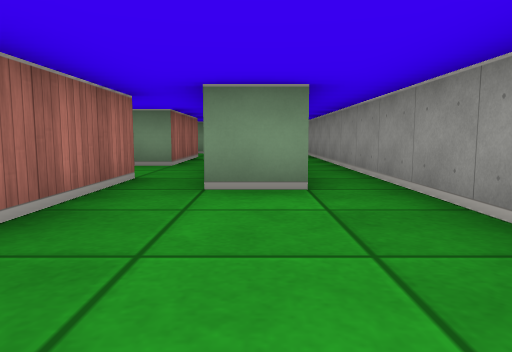
view 1 (above)

14 first-person views from a walk through a cub3D maze. The camera is about half as high as the walls, tilts 6° down and sees 70° across. The floor is counted in squares. Each view is taken from the middle of a square. On the plan, view 1 faces up. The plan holds only what a view shows up to about 9 squares ahead; the rest is blank.

view 2
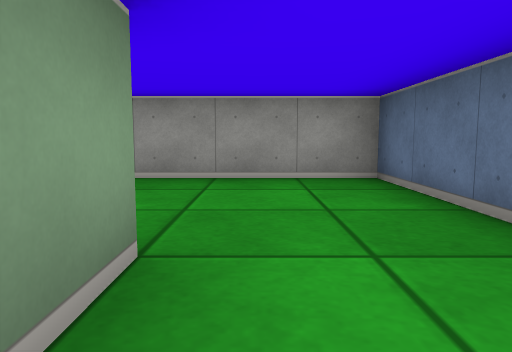

view 3
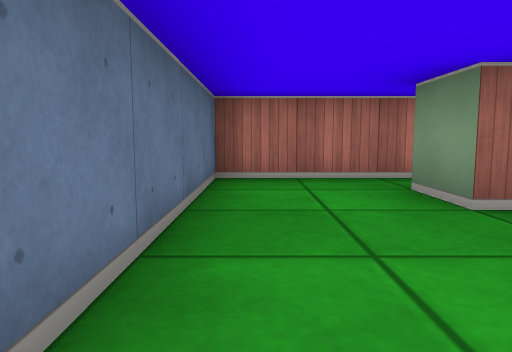

view 4
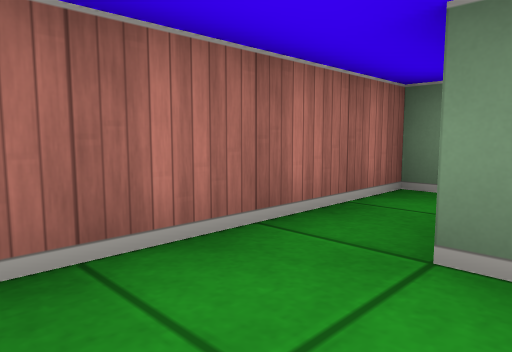

view 5
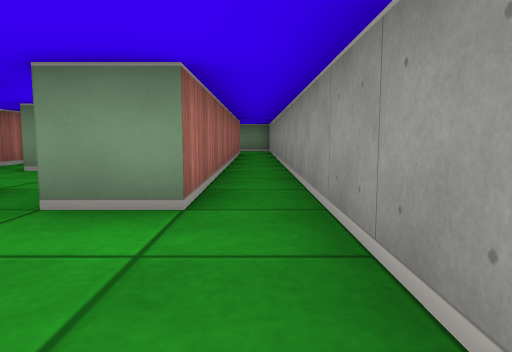

view 6
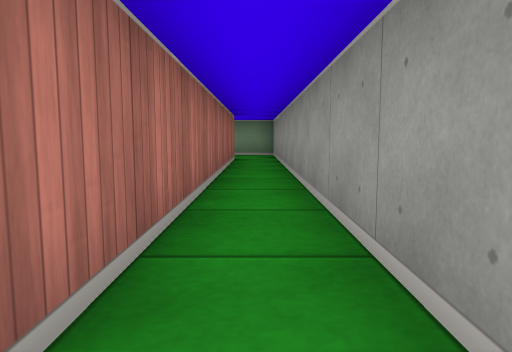

view 7
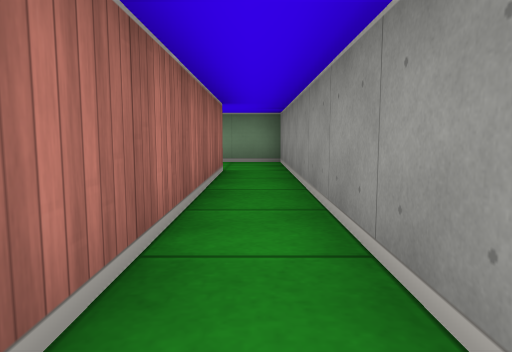

view 8
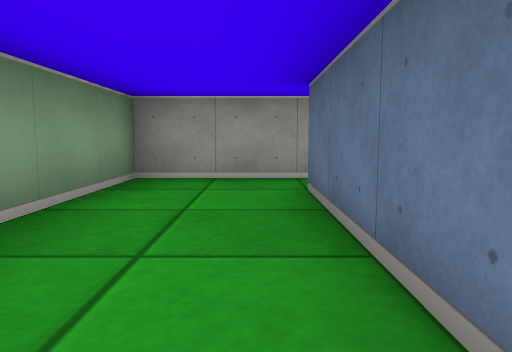

view 9
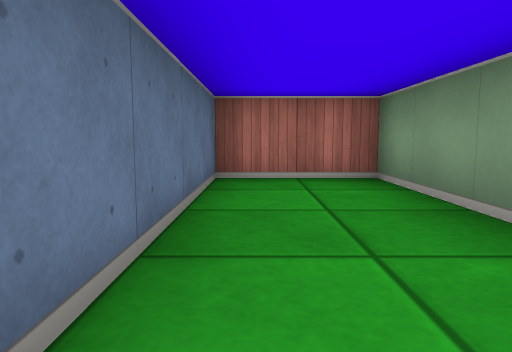

view 10
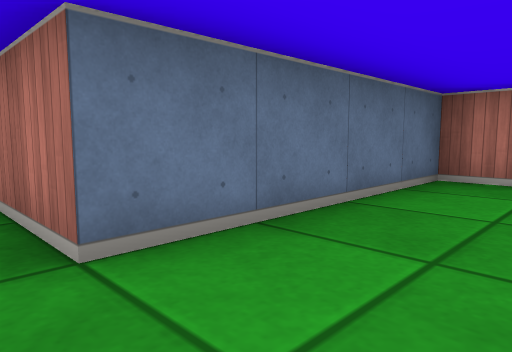

view 11
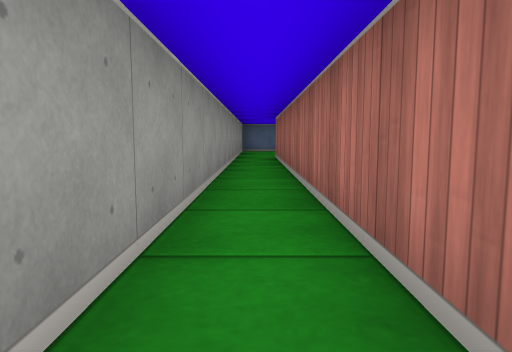

view 12
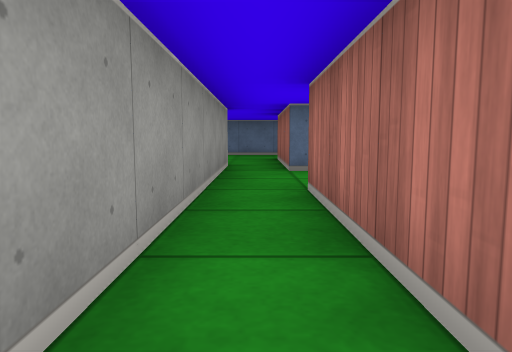

view 13
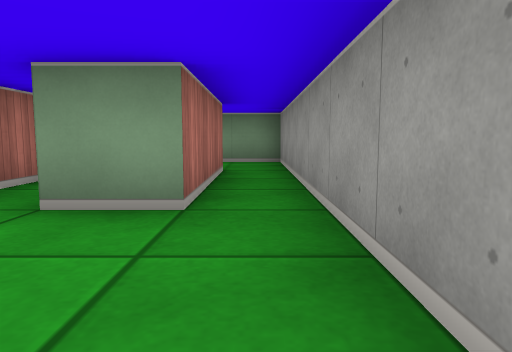

view 14
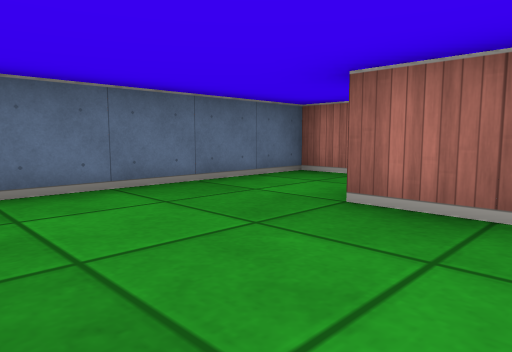

### Floor plan
Points are (right, up) in squares from view 1. A wall is a line through its corners. A room is listed if a view was taken in it or the views show most of it. See-through windows are left out.
Room 1 (views 1, 3, 4, 5, 13, 14)
walls: (0.5, 3.5) (-0.5, 3.5) (-0.5, 4.5); (-1.5, 4.5) (-1.5, 1.5) (-2.5, 1.5); (-2.5, -0.5) (1.5, -0.5) (1.5, 3.5)
ways out: opening at (-2, 0.5) to room 2; opening at (1, 4) to room 3; opening at (-1, 4) to room 4
Room 2 (view 2)
walls: (-3.5, 3.6) (-3.5, -0.5) (-2.5, -0.5)
ways out: opening at (-2, 0.5) to room 1
Room 3 (views 6, 7, 8, 9, 10, 11)
walls: (1.5, 3.5) (1.5, 14.5) (-3.5, 14.5) (-3.5, 12.5) (0.5, 12.5) (0.5, 3.5)
ways out: opening at (1, 4) to room 1
Room 4 (view 12)
walls: (-1.5, 9.5) (-1.5, 6.5) (-2.5, 6.5); (-0.5, 4.5) (-0.5, 11.5) (-1.8, 11.5)
ways out: opening at (-1, 4) to room 1; opening at (-2, 5.5)

Where each view was taken, in squares from view 1:
view 1: 0 up, 0 right, facing up
view 2: 1 up, 3 left, facing right
view 3: 0 up, 1 right, facing left
view 4: 0 up, 2 left, facing up-left
view 5: 1 up, 1 right, facing up
view 6: 4 up, 1 right, facing up
view 7: 7 up, 1 right, facing up
view 8: 13 up, 3 left, facing right
view 9: 13 up, 1 right, facing left
view 10: 14 up, 1 right, facing down-left
view 11: 13 up, 1 right, facing down
view 12: 10 up, 1 left, facing down
view 13: 4 up, 1 left, facing up
view 14: 3 up, 1 right, facing down-left
